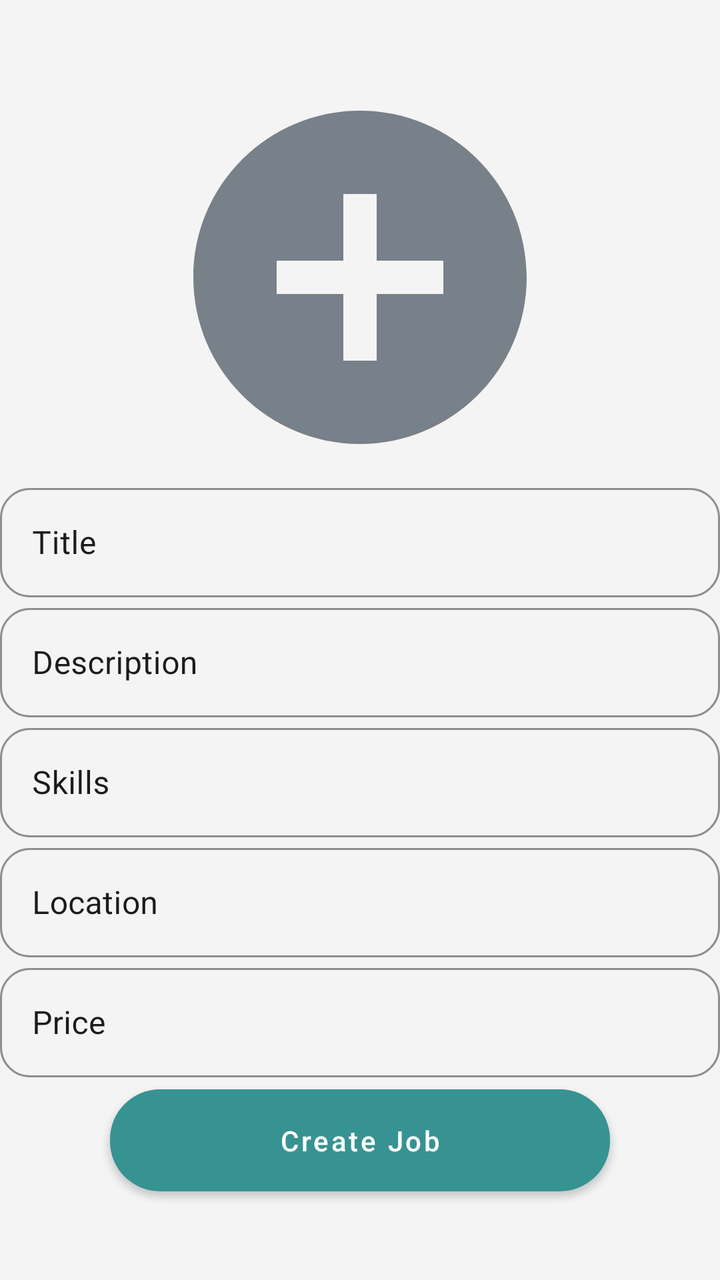
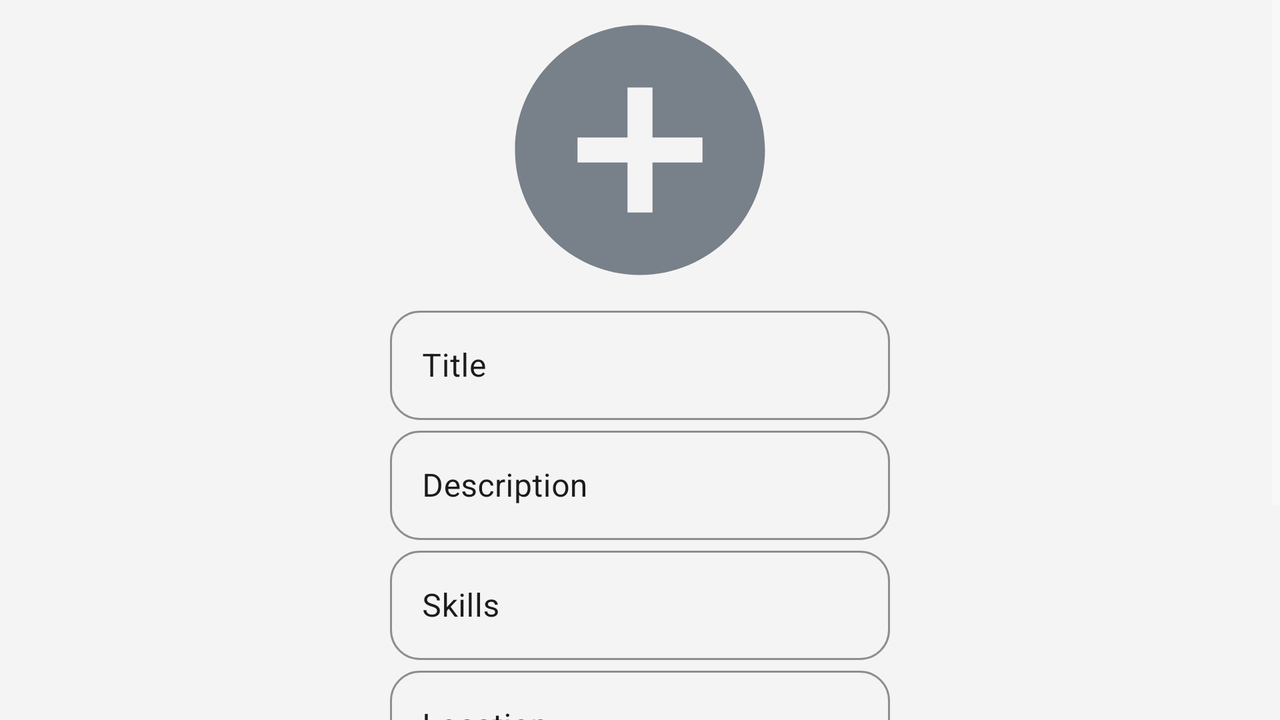

One screen, two layout resources from the same app: the default and the repository's alternative for another configuration. Each is rendered where Android would select it; the XML of both is given below.
<!-- AndroidManifest.xml: application theme Theme.YouthWorkHub -->
<!-- res/layout/fragment_create_job.xml -->
<?xml version="1.0" encoding="utf-8"?>
<androidx.constraintlayout.widget.ConstraintLayout xmlns:android="http://schemas.android.com/apk/res/android"
    xmlns:app="http://schemas.android.com/apk/res-auto"
    xmlns:tools="http://schemas.android.com/tools"
    android:layout_width="match_parent"
    android:layout_height="match_parent"
    android:background="@color/white_variant"
    tools:context=".ui.fragments.CreateJobFragment">

    <androidx.constraintlayout.widget.Guideline
        android:id="@+id/create_job_guideline"
        android:layout_width="wrap_content"
        android:layout_height="wrap_content"
        android:orientation="horizontal"
        app:layout_constraintGuide_percent="0.08" />

    <ImageView
        android:id="@+id/image"
        android:layout_width="300dp"
        android:layout_height="200dp"
        android:src="@drawable/baseline_add_circle_24_blakc"
        app:layout_constraintBottom_toTopOf="@+id/inputs_ll"
        app:layout_constraintEnd_toEndOf="parent"
        app:layout_constraintStart_toStartOf="parent"
        app:layout_constraintTop_toBottomOf="@+id/create_job_guideline"
        app:layout_constraintVertical_chainStyle="spread_inside" />

    <LinearLayout
        android:id="@+id/inputs_ll"
        android:layout_width="match_parent"
        android:layout_height="wrap_content"
        android:orientation="vertical"
        app:layout_constraintBottom_toTopOf="@+id/postJob"
        app:layout_constraintEnd_toEndOf="parent"
        app:layout_constraintStart_toStartOf="parent"
        app:layout_constraintTop_toBottomOf="@+id/image">

        <com.google.android.material.textfield.TextInputLayout
            android:id="@+id/TitleLayout"
            style="@style/outlinedRoundedButtons"
            android:layout_width="match_parent"
            android:textColorHint="@color/black_variant"
            app:endIconMode="clear_text"
            app:endIconTint="@color/black_variant">

            <com.google.android.material.textfield.TextInputEditText
                android:id="@+id/titleInput"
                android:layout_width="match_parent"
                android:layout_height="wrap_content"
                android:hint="@string/title"
                android:inputType="text"
                android:textColor="@color/black_variant" />
        </com.google.android.material.textfield.TextInputLayout>

        <com.google.android.material.textfield.TextInputLayout
            android:id="@+id/decriptionLayout"
            style="@style/outlinedRoundedButtons"
            android:layout_width="match_parent"
            android:textColorHint="@color/black_variant"
            app:endIconMode="clear_text"
            app:endIconTint="@color/black_variant">

            <com.google.android.material.textfield.TextInputEditText
                android:id="@+id/decriptionInput"
                android:layout_width="match_parent"
                android:layout_height="wrap_content"
                android:hint="@string/desc"
                android:inputType="text"
                android:textColor="@color/black_variant" />
        </com.google.android.material.textfield.TextInputLayout>

        <com.google.android.material.textfield.TextInputLayout
            android:id="@+id/skillsLayout"
            style="@style/outlinedRoundedButtons"
            android:layout_width="match_parent"
            android:textColorHint="@color/black_variant"
            app:endIconMode="clear_text"
            app:endIconTint="@color/black_variant">

            <com.google.android.material.textfield.TextInputEditText
                android:id="@+id/skillsInput"
                android:layout_width="match_parent"
                android:layout_height="wrap_content"
                android:hint="@string/skills"
                android:inputType="text"
                android:textColor="@color/black_variant" />
        </com.google.android.material.textfield.TextInputLayout>

        <com.google.android.material.textfield.TextInputLayout
            android:id="@+id/locationLayout"
            style="@style/outlinedRoundedButtons"
            android:layout_width="match_parent"
            android:textColorHint="@color/black_variant"
            app:endIconMode="clear_text"
            app:endIconTint="@color/black_variant">

            <com.google.android.material.textfield.TextInputEditText
                android:id="@+id/locationInput"
                android:layout_width="match_parent"
                android:layout_height="wrap_content"
                android:hint="@string/location"
                android:inputType="text"
                android:textColor="@color/black_variant" />
        </com.google.android.material.textfield.TextInputLayout>

        <com.google.android.material.textfield.TextInputLayout
            android:id="@+id/priceLayout"
            style="@style/outlinedRoundedButtons"
            android:layout_width="match_parent"
            android:textColorHint="@color/black_variant"
            app:endIconMode="clear_text"
            app:endIconTint="@color/black_variant">

            <com.google.android.material.textfield.TextInputEditText
                android:id="@+id/priceInput"
                android:layout_width="match_parent"
                android:layout_height="wrap_content"
                android:hint="@string/price"
                android:inputType="text"
                android:textColor="@color/black_variant" />
        </com.google.android.material.textfield.TextInputLayout>

    </LinearLayout>

    <Button
        android:id="@+id/postJob"
        style="@style/primaryButtonStyle"
        android:text="@string/create_job"
        app:layout_constraintBottom_toTopOf="@+id/create_job_guideline2"
        app:layout_constraintEnd_toEndOf="parent"
        app:layout_constraintStart_toStartOf="parent"
        app:layout_constraintTop_toBottomOf="@+id/inputs_ll" />

    <androidx.constraintlayout.widget.Guideline
        android:id="@+id/create_job_guideline2"
        android:layout_width="wrap_content"
        android:layout_height="wrap_content"
        android:orientation="horizontal"
        app:layout_constraintGuide_percent="0.92" />

</androidx.constraintlayout.widget.ConstraintLayout>
<!-- resources referenced by this layout -->
<resources>
  <color name="black_variant">#1B1B1B</color>
  <color name="white_variant">#F4F4F4</color>
  <!-- drawable baseline_add_circle_24_blakc (drawable) -->
  <vector xmlns:android="http://schemas.android.com/apk/res/android"
      android:width="200dp"
      android:height="200dp"
      android:tint="@color/neutral_gray"
      android:viewportWidth="24"
      android:viewportHeight="24">
      <path
          android:fillColor="@android:color/white"
          android:pathData="M12,2C6.48,2 2,6.48 2,12s4.48,10 10,10 10,-4.48 10,-10S17.52,2 12,2zM17,13h-4v4h-2v-4L7,13v-2h4L11,7h2v4h4v2z" />
  </vector>
  <string name="create_job">Create Job</string>
  <string name="desc">Description</string>
  <string name="location">Location</string>
  <string name="price">Price</string>
  <string name="skills">Skills</string>
  <string name="title">Title</string>
  <style name="outlinedRoundedButtons" parent="@style/Widget.MaterialComponents.TextInputLayout.OutlinedBox">
          <item name="android:layout_width">352dp</item>
          <item name="android:layout_height">60dp</item>
          <item name="boxCornerRadiusBottomEnd">15dp</item>
          <item name="boxCornerRadiusBottomStart">15dp</item>
          <item name="boxCornerRadiusTopEnd">15dp</item>
          <item name="boxCornerRadiusTopStart">15dp</item>
          <item name="boxStrokeColor">@color/green_accent</item>
          <item name="hintTextColor">@color/green_accent</item>
      </style>
  <style name="primaryButtonStyle">
          <item name="backgroundTint">@color/green_accent</item>
          <item name="textAllCaps">false</item>
          <item name="android:layout_width">250dp</item>
          <item name="android:layout_height">63dp</item>
          <item name="cornerRadius">25dp</item>
      </style>
  <style name="Theme.YouthWorkHub" parent="Theme.MaterialComponents.NoActionBar">
          <item name="colorPrimary">@color/green_accent</item>
          <item name="colorPrimaryVariant">@color/green_accent_darker</item>
          <item name="colorOnPrimary">@color/white</item>
          <item name="colorSecondary">@color/neutral_gray</item>
          <item name="colorSecondaryVariant">@color/neutral_gray_darker</item>
          <item name="colorOnSecondary">@color/black</item>
          <item name="android:statusBarColor">@color/white_variant</item>
          <item name="android:textViewStyle">@style/primaryTextStyle</item>
          <item name="android:textColor">@color/black_variant</item>
      </style>
  <color name="neutral_gray">#788089</color>
  <color name="green_accent">#379392</color>
  <color name="green_accent_darker">#286968</color>
  <color name="white">#FFFFFF</color>
  <color name="neutral_gray_darker">#54595e</color>
  <color name="black">#000000</color>
  <style name="primaryTextStyle">
          <item name="android:textColor">@color/black_variant</item>
      </style>
</resources>
<!-- res/layout-land/fragment_create_job.xml (the repository's variant of the layout above) -->
<!-- drawn on the phone turned sideways -->
<?xml version="1.0" encoding="utf-8"?>
<androidx.constraintlayout.widget.ConstraintLayout xmlns:android="http://schemas.android.com/apk/res/android"
    xmlns:app="http://schemas.android.com/apk/res-auto"
    xmlns:tools="http://schemas.android.com/tools"
    android:layout_width="match_parent"
    android:layout_height="match_parent"
    android:background="@color/white_variant"
    tools:context=".ui.fragments.CreateJobFragment">

    <ScrollView
        android:layout_width="match_parent"
        android:layout_height="match_parent">

        <LinearLayout
            android:id="@+id/inputs_ll"
            android:layout_width="match_parent"
            android:layout_height="wrap_content"
            android:gravity="center"
            android:orientation="vertical"
            app:layout_constraintBottom_toBottomOf="parent"
            app:layout_constraintEnd_toEndOf="parent"
            app:layout_constraintStart_toStartOf="parent"
            app:layout_constraintTop_toTopOf="parent">

            <ImageView
                android:id="@+id/image"
                android:layout_width="@dimen/image_size_xxlarge"
                android:layout_height="@dimen/image_size_xlarge"
                android:src="@drawable/baseline_add_circle_24_blakc"
                app:layout_constraintBottom_toTopOf="@+id/inputs_ll"
                app:layout_constraintEnd_toEndOf="parent"
                app:layout_constraintStart_toStartOf="parent"
                app:layout_constraintTop_toBottomOf="@+id/create_job_guideline"
                app:layout_constraintVertical_chainStyle="spread_inside" />

            <com.google.android.material.textfield.TextInputLayout
                android:id="@+id/TitleLayout"
                style="@style/outlinedRoundedButtons"
                android:layout_width="wrap_content"
                android:textColorHint="@color/black_variant"
                app:endIconMode="clear_text"
                app:endIconTint="@color/black_variant">

                <com.google.android.material.textfield.TextInputEditText
                    android:id="@+id/titleInput"
                    android:layout_width="@dimen/image_size_xxlarge"
                    android:layout_height="wrap_content"
                    android:hint="@string/title"
                    android:inputType="text"
                    android:textColor="@color/black_variant" />
            </com.google.android.material.textfield.TextInputLayout>

            <com.google.android.material.textfield.TextInputLayout
                android:id="@+id/decriptionLayout"
                style="@style/outlinedRoundedButtons"
                android:layout_width="wrap_content"
                android:textColorHint="@color/black_variant"
                app:endIconMode="clear_text"
                app:endIconTint="@color/black_variant">

                <com.google.android.material.textfield.TextInputEditText
                    android:id="@+id/decriptionInput"
                    android:layout_width="@dimen/image_size_xxlarge"
                    android:layout_height="wrap_content"
                    android:hint="@string/desc"
                    android:inputType="text"
                    android:textColor="@color/black_variant" />
            </com.google.android.material.textfield.TextInputLayout>

            <com.google.android.material.textfield.TextInputLayout
                android:id="@+id/skillsLayout"
                style="@style/outlinedRoundedButtons"
                android:layout_width="wrap_content"
                android:textColorHint="@color/black_variant"
                app:endIconMode="clear_text"
                app:endIconTint="@color/black_variant">

                <com.google.android.material.textfield.TextInputEditText
                    android:id="@+id/skillsInput"
                    android:layout_width="@dimen/image_size_xxlarge"
                    android:layout_height="wrap_content"
                    android:hint="@string/skills"
                    android:inputType="text"
                    android:textColor="@color/black_variant" />
            </com.google.android.material.textfield.TextInputLayout>

            <com.google.android.material.textfield.TextInputLayout
                android:id="@+id/locationLayout"
                style="@style/outlinedRoundedButtons"
                android:layout_width="wrap_content"
                android:textColorHint="@color/black_variant"
                app:endIconMode="clear_text"
                app:endIconTint="@color/black_variant">

                <com.google.android.material.textfield.TextInputEditText
                    android:id="@+id/locationInput"
                    android:layout_width="@dimen/image_size_xxlarge"
                    android:layout_height="wrap_content"
                    android:hint="@string/location"
                    android:inputType="text"
                    android:textColor="@color/black_variant" />
            </com.google.android.material.textfield.TextInputLayout>

            <com.google.android.material.textfield.TextInputLayout
                android:id="@+id/priceLayout"
                style="@style/outlinedRoundedButtons"
                android:layout_width="wrap_content"
                android:textColorHint="@color/black_variant"
                app:endIconMode="clear_text"
                app:endIconTint="@color/black_variant">

                <com.google.android.material.textfield.TextInputEditText
                    android:id="@+id/priceInput"
                    android:layout_width="@dimen/image_size_xxlarge"
                    android:layout_height="wrap_content"
                    android:hint="@string/price"
                    android:inputType="text"
                    android:textColor="@color/black_variant" />
            </com.google.android.material.textfield.TextInputLayout>

            <Button
                android:id="@+id/postJob"
                style="@style/primaryButtonStyle"
                android:text="@string/create_job" />

        </LinearLayout>

    </ScrollView>

</androidx.constraintlayout.widget.ConstraintLayout>
<!-- resources referenced by the variant -->
<!-- as the phone turned sideways resolves them -->
<resources>
  <color name="black_variant">#1B1B1B</color>
  <color name="white_variant">#F4F4F4</color>
  <!-- from res/values-land/ -->
  <dimen name="image_size_xlarge">150dp</dimen>
  <!-- from res/values-land/ -->
  <dimen name="image_size_xxlarge">250dp</dimen>
  <!-- drawable baseline_add_circle_24_blakc (drawable) -->
  <vector xmlns:android="http://schemas.android.com/apk/res/android"
      android:width="200dp"
      android:height="200dp"
      android:tint="@color/neutral_gray"
      android:viewportWidth="24"
      android:viewportHeight="24">
      <path
          android:fillColor="@android:color/white"
          android:pathData="M12,2C6.48,2 2,6.48 2,12s4.48,10 10,10 10,-4.48 10,-10S17.52,2 12,2zM17,13h-4v4h-2v-4L7,13v-2h4L11,7h2v4h4v2z" />
  </vector>
  <string name="create_job">Create Job</string>
  <string name="desc">Description</string>
  <string name="location">Location</string>
  <string name="price">Price</string>
  <string name="skills">Skills</string>
  <string name="title">Title</string>
  <style name="outlinedRoundedButtons" parent="@style/Widget.MaterialComponents.TextInputLayout.OutlinedBox">
          <item name="android:layout_width">352dp</item>
          <item name="android:layout_height">60dp</item>
          <item name="boxCornerRadiusBottomEnd">15dp</item>
          <item name="boxCornerRadiusBottomStart">15dp</item>
          <item name="boxCornerRadiusTopEnd">15dp</item>
          <item name="boxCornerRadiusTopStart">15dp</item>
          <item name="boxStrokeColor">@color/green_accent</item>
          <item name="hintTextColor">@color/green_accent</item>
      </style>
  <style name="primaryButtonStyle">
          <item name="backgroundTint">@color/green_accent</item>
          <item name="textAllCaps">false</item>
          <item name="android:layout_width">250dp</item>
          <item name="android:layout_height">63dp</item>
          <item name="cornerRadius">25dp</item>
      </style>
  <style name="Theme.YouthWorkHub" parent="Theme.MaterialComponents.NoActionBar">
          <item name="colorPrimary">@color/green_accent</item>
          <item name="colorPrimaryVariant">@color/green_accent_darker</item>
          <item name="colorOnPrimary">@color/white</item>
          <item name="colorSecondary">@color/neutral_gray</item>
          <item name="colorSecondaryVariant">@color/neutral_gray_darker</item>
          <item name="colorOnSecondary">@color/black</item>
          <item name="android:statusBarColor">@color/white_variant</item>
          <item name="android:textViewStyle">@style/primaryTextStyle</item>
          <item name="android:textColor">@color/black_variant</item>
      </style>
  <color name="neutral_gray">#788089</color>
  <color name="green_accent">#379392</color>
  <color name="green_accent_darker">#286968</color>
  <color name="white">#FFFFFF</color>
  <color name="neutral_gray_darker">#54595e</color>
  <color name="black">#000000</color>
  <style name="primaryTextStyle">
          <item name="android:textColor">@color/black_variant</item>
      </style>
</resources>
